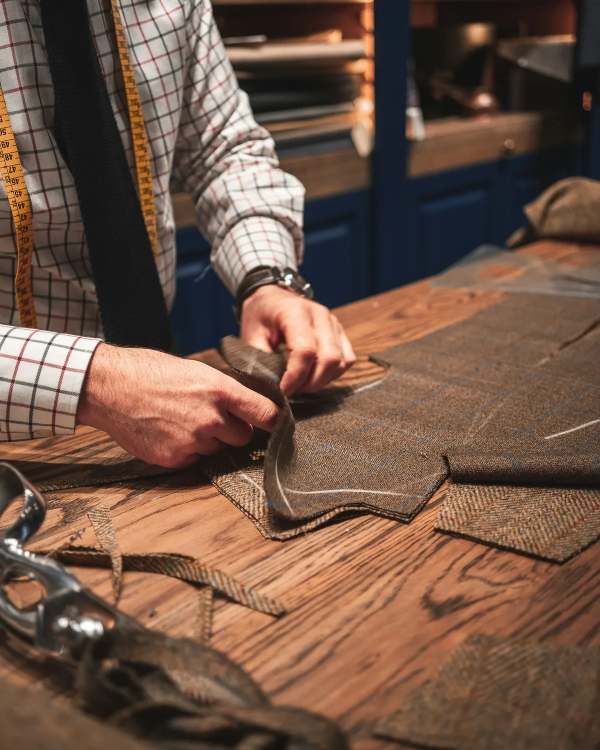
#> input picture assets/img/campaign/atelier-1200.webp, 1200 x 1500 px, given in place of btWT_c-le0E.jpg, which was not available (shown at 1/2 size)
$ python build_photos.py ../assets/img/campaign
#> lines starting #> are read from the running program, lines starting #| are printed output that depends on the picture
"""ÉLVARÉ photography pipeline (v1.1).

Crops and encodes the self-hosted product and campaign photography as responsive WebP using the
site's existing file names. Sources are free-licence Unsplash photos (see tools/photo_credits.json),
downloaded once at 2400 px and checked by eye; the originals are not committed to the repository.

Usage:  python3 tools/build_photos.py SOURCE_DIR
SOURCE_DIR must contain <unsplash-id>.jpg for every id in photo_credits.json.
Crop tuples are (centre-x, centre-y, zoom) as fractions of the source image.
"""
import json, sys
from pathlib import Path
from PIL import Image, ImageFilter

ROOT = Path(__file__).resolve().parent.parent
PDIR, CDIR = ROOT / "assets/img/products", ROOT / "assets/img/campaign"
DEF_MAIN, DEF_ALT, DEF_DETAIL = (0.5, 0.5, 1.0), (0.5, 0.45, 1.45), (0.5, 0.5, 3.0)


def crop(im, aspect, cx, cy, z):
    W, H = im.size
    w, h = (W, W / aspect) if W / H < aspect else (H * aspect, H)
    w, h = w / z, h / z
    x = min(max(cx * W - w / 2, 0), W - w)
    y = min(max(cy * H - h / 2, 0), H - h)
    return im.crop((round(x), round(y), round(x + w), round(y + h)))


def save(im, base, sizes, q=80):
    for (w, h) in sizes:
        r = im.resize((w, h), Image.LANCZOS)
        if w < im.width * 0.6:
            r = r.filter(ImageFilter.UnsharpMask(radius=0.6, percent=40, threshold=2))
        r.save(f"{base}-{w}.webp", "WEBP", quality=q, method=6)


def main(src):
#> called with src = '../assets/img/campaign'
    data = json.loads((ROOT / "tools/photo_credits.json").read_text())
#> (reads tools/photo_credits.json from the repository)
    src = Path(src)
    opened = {}
    def get(pid):
#> called with pid = 'btWT_c-le0E'
        if pid not in opened:
            opened[pid] = Image.open(src / f"{pid}.jpg").convert("RGB")
        return opened[pid]
#> returned value is the input picture: PIL image 1200x1500 RGB; mean R, G, B 112.7, 85.4, 70.2
    PSIZES = [(480, 600), (960, 1200)]
    for item in data["photos"]:
        im = get(item["id"])
        for use in item["uses"]:
            kind, name = use["kind"], use["name"]
            c = tuple(use.get("crop", DEF_MAIN))
            if kind == "product":
                save(crop(im, 0.8, *c), PDIR / name, PSIZES)
#> the loop in save, `for (w, h) in sizes:` made 2 passes
#> (w, h) on passes 1 to 2: (480, 600), (960, 1200)
#> pass 1, in save, `r = im.resize((w, h), Image.LANCZOS)`:
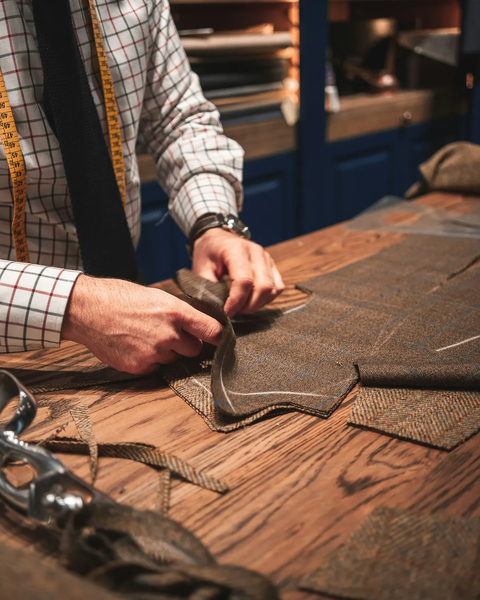
#> r: PIL image 480x600 RGB; mean R, G, B 112.7, 85.4, 70.2
                if use.get("alt"):
                    save(crop(im, 0.8, *tuple(use.get("alt_crop", DEF_ALT))), PDIR / use["alt"], PSIZES)
#> call 2 of crop, with aspect = 0.8, cx = 0.5, cy = 0.45, z = 1.45
#> in crop (call 2), `return im.crop((round(x), round(y), round(x + w), round(y + h)))`:
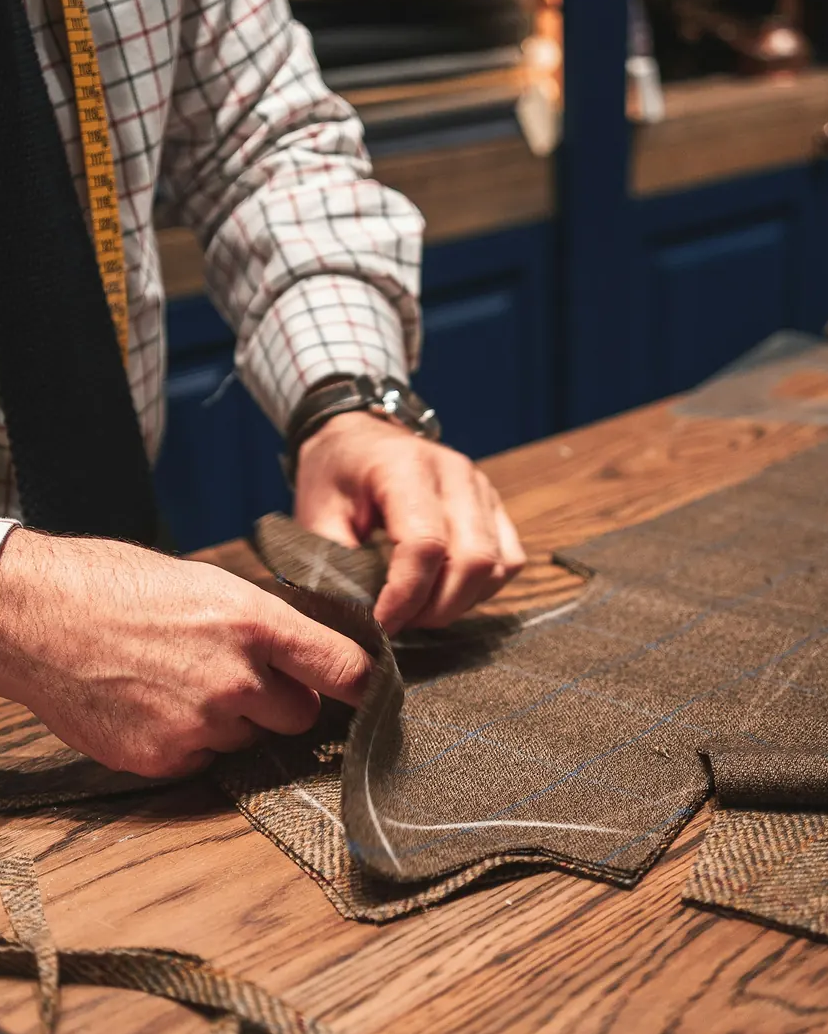
#> returned value: PIL image 828x1034 RGB; mean R, G, B 122.4, 92.8, 77.6
#> the loop in save (call 2), `for (w, h) in sizes:` made 2 passes
                if use.get("detail"):
                    save(crop(im, 0.8, *tuple(use.get("detail_crop", DEF_DETAIL))), PDIR / use["detail"], PSIZES)
#> call 3 of crop, with aspect = 0.8, cx = 0.5, cy = 0.5, z = 3
#> in crop (call 3), `return im.crop((round(x), round(y), round(x + w), round(y + h)))`:
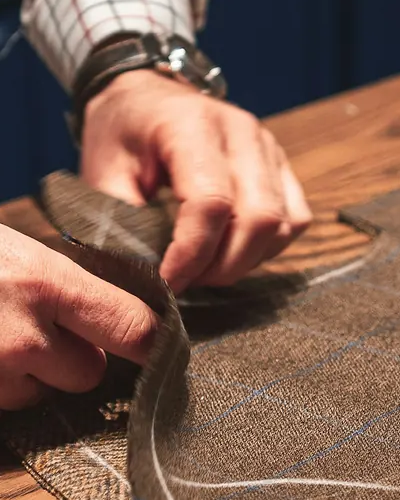
#> returned value: PIL image 400x500 RGB; mean R, G, B 128.3, 94.7, 79.8
            elif kind == "campaign-wide":   # 16:9 hero + 1100x1400 portrait companion
                save(crop(im, 16 / 9, *c), CDIR / name, [(800, 450), (1600, 900), (2400, 1350)], 78)
                save(crop(im, 1100 / 1400, *tuple(use.get("portrait_crop", c))), CDIR / f"{name}-portrait", [(600, 764), (1100, 1400)], 78)
            elif kind == "campaign-banner":  # 2:1
                save(crop(im, 2.0, *c), CDIR / name, [(800, 400), (1600, 800), (2400, 1200)], 78)
            elif kind == "campaign-tile":    # 4:5
                save(crop(im, 0.8, *c), CDIR / name, [(600, 750), (1200, 1500)], 78)
            print("ok", name)


if __name__ == "__main__":
#> (the run stopped early here; a loop or call above may not have finished)
